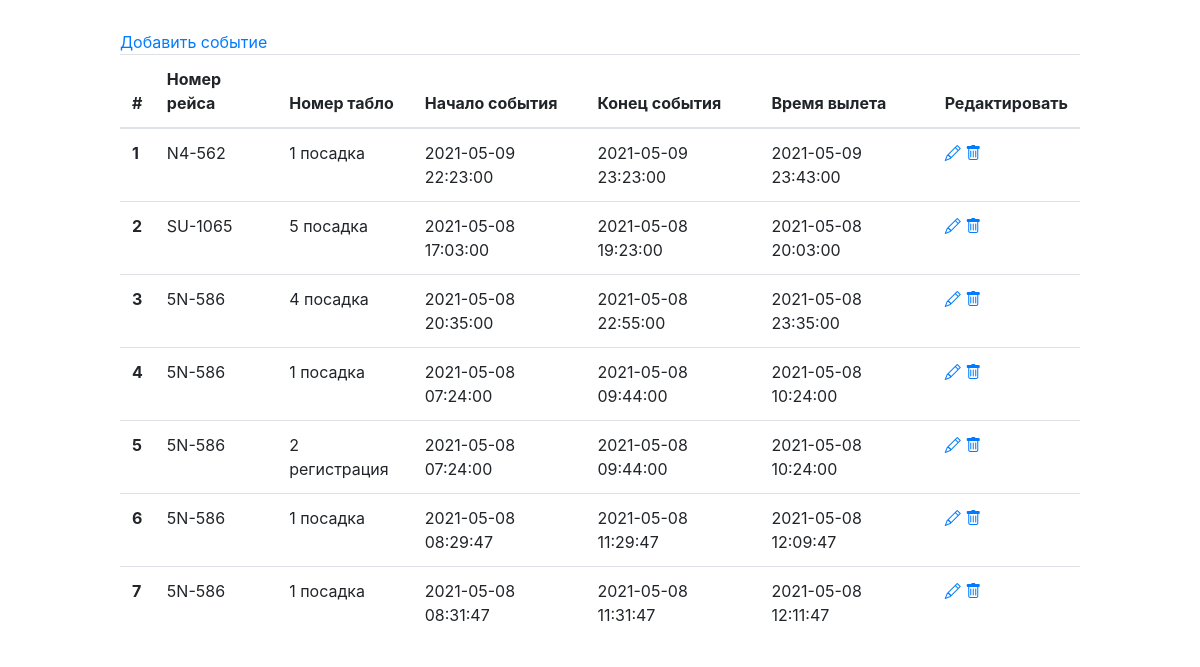
The page /index on the database as committed earlier.
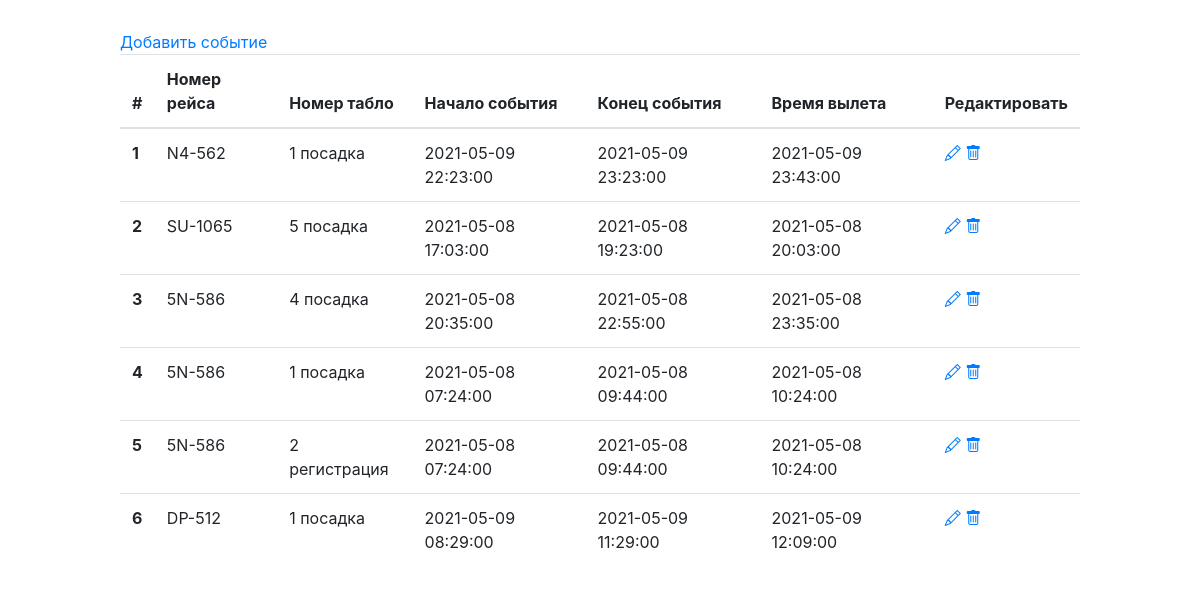
The same page on the database as committed later.
### data/main_table.py (models this page shows)
class MainTable(SqlAlchemyBase, SerializerMixin):
    __tablename__ = 'main'
    id = sqlalchemy.Column(sqlalchemy.Integer,
                           primary_key=True, autoincrement=True)
    n_route_id = sqlalchemy.Column(sqlalchemy.Integer,
                                   sqlalchemy.ForeignKey("routes.id"))
    n_route = orm.relation('Routes')
    begin_time = sqlalchemy.Column(sqlalchemy.DateTime, default=datetime.datetime.now)
    end_time = sqlalchemy.Column(sqlalchemy.DateTime, default=datetime.datetime.now)
    up_time = sqlalchemy.Column(sqlalchemy.DateTime, default=datetime.datetime.now)
    n_st_id = sqlalchemy.Column(sqlalchemy.Integer,
                                sqlalchemy.ForeignKey("st.id"))
    n_st = orm.relation('Sts')

### data/routes.py (models this page shows)
class Routes(SqlAlchemyBase, SerializerMixin):
    __tablename__ = 'routes'
    id = sqlalchemy.Column(sqlalchemy.Integer,
                           primary_key=True, autoincrement=True)
    route = sqlalchemy.Column(sqlalchemy.String, nullable=True)
    path_logo = sqlalchemy.Column(sqlalchemy.String, nullable=True)
    airport = sqlalchemy.Column(sqlalchemy.String, nullable=True)

### main.py (the view)
@app.route('/', methods=['GET', 'POST'])
@app.route('/index', methods=['GET', 'POST'])
def events():
    db_sess = db_session.create_session()
    data = db_sess.query(MainTable).all()
    if 'st_number' in request.args.keys():
        id_row = request.args['st_number']
        db_sess.query(MainTable).filter(MainTable.id == id_row).delete()
        db_sess.commit()
        data = db_sess.query(MainTable).all()
    return render_template("events.html", data=enumerate(data))

### data/db_session.py (called while the page is built)
def create_session() -> Session:
    global __factory
    return __factory()

### templates/events.html (shortened to what this page needs)
<!doctype html>
<html lang="en">
<head>
     <link rel="stylesheet" href="https://cdn.jsdelivr.net/npm/bootstrap-icons@1.4.1/font/bootstrap-icons.css">
    <link rel="stylesheet" href="https://maxcdn.bootstrapcdn.com/bootstrap/4.0.0/css/bootstrap.min.css">
</head>
<body>
<div style="width: 80%; margin: auto; padding-top: 30px;">
    <a href="add">Добавить событие</a>
    <table class="table">
        <thead>
        <tr>
            <th scope="col">#</th>
            <th scope="col">Номер рейса</th>
            <th scope="col">Номер табло</th>
            <th scope="col">Начало события</th>
            <th scope="col">Конец события</th>
            <th scope="col">Время вылета</th>
            <th scope="col">Редактировать</th>
        </tr>
        </thead>
        <tbody>
        {% for index,raw in data %}
        <tr>
            <th scope="row">{{ index + 1 }}</th>
            <td>{{ raw.n_route.route }}</td>
            <td>{{ raw.n_st_id }}
                 {% if raw.n_st.type == 1 %}
                    регистрация
                  {% elif raw.n_st.type == 0 %}
                    посадка
                 {% endif %}
            </td>
            <td>{{ raw.begin_time }}</td>
            <td>{{ raw.end_time }}</td>
            <td>{{ raw.up_time }}</td>
            {% set edit_link = "edit?st_number=" + (raw.id)|string %}
            {% set delete_link = "index?st_number=" + (raw.id)|string %}
            <td>
                <a href="{{edit_link}}"><i class="bi bi-pencil"></i></a>
                <a href="{{delete_link}}"><i class="bi bi-trash"></i></a>
            </td>
        </tr>
        {% endfor %}
        </tbody>
    </table>
</div>
</body>
</html>

Rows that differ between the two databases and show on the page:
removed MainTable: index "7", n_route.route "5N-586", n_st_id "1", shows "посадка", begin_time "2021-05-08 08:31:47", end_time "2021-05-08 11:31:47", up_time "2021-05-08 12:11:47"
changed MainTable (number 6 of 6 on the later page): n_route.route "5N-586" → "DP-512"; begin_time "2021-05-08 08:29:47" → "2021-05-09 08:29:00"; end_time "2021-05-08 11:29:47" → "2021-05-09 11:29:00"; up_time "2021-05-08 12:09:47" → "2021-05-09 12:09:00"
